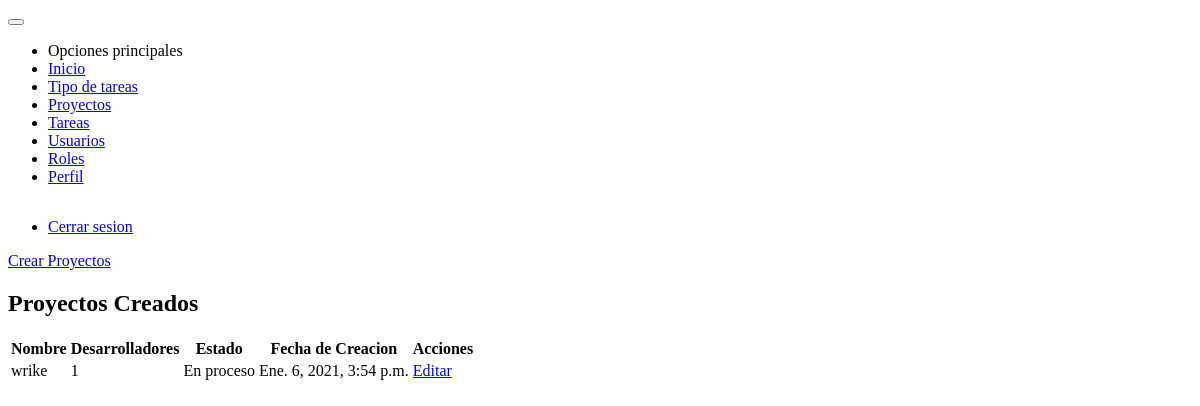
The page /proyectos/ (signed in) on the database as committed earlier.
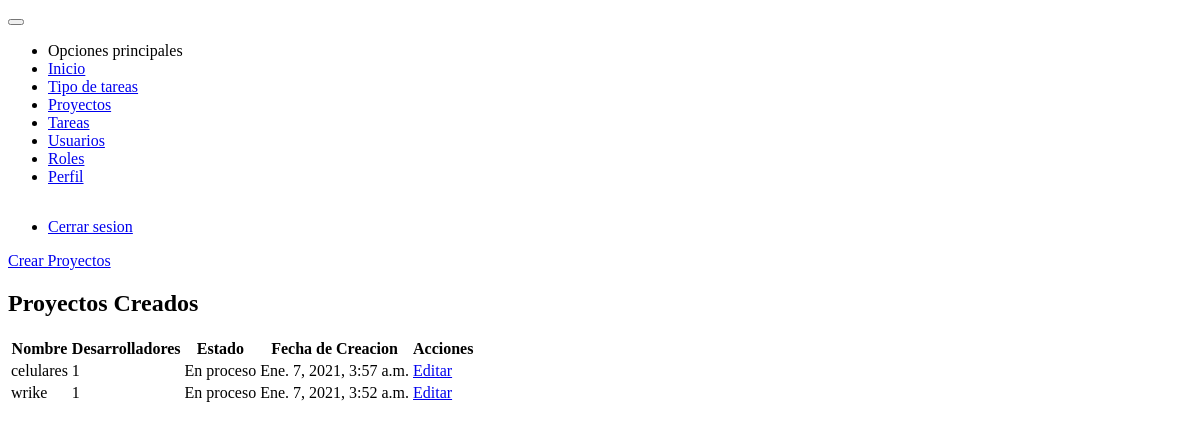
The same page on the database as committed later.
### projects/models.py (models this page shows, shortened)
class Project(models.Model):
    name = models.CharField(max_length=50, unique=True)
    developer = models.ManyToManyField(User)
    status = models.BooleanField(default=False)
    slug = models.SlugField(max_length=50, unique=True)
    percentage = models.IntegerField(default=0)
    created_at = models.DateTimeField(auto_now_add=timezone.now)
    update_at = models.DateTimeField(auto_now=timezone.now)

### projects/views.py (the view)
# urls.py: path('proyectos/', views.ProjectListView.as_view(), name='project'),
class ProjectListView(LoginRequiredMixin, PermissionRequiredMixin, ListView):
    login_url = 'users:login'
    permission_required = 'projects.view_project'
    template_name = 'projects/project.html'
    queryset = Project.objects.all().order_by('-pk')
    def get_queryset(self, *args, **kwargs):
        qs = super().get_queryset(*args, **kwargs)
        is_admin = self.request.user.has_perm('auth.add_group')
        if is_admin:
            return qs.annotate(Count('developer'))
        else:
            return qs.filter(developer=self.request.user).order_by('-pk')
    def get_context_data(self, **kwargs):
        context = super().get_context_data(**kwargs)
        return context

### projects/templates/projects/project.html (shortened to what this page needs)
{% extends 'base.html' %}
{% block content %}
    <div class="card">
        <div class="card-content m-2">
            {% if perms.projects.add_project %}
                <a class="button success" href="{% url 'projects:add_project' %}"> Crear Proyectos</a>
            {% endif %}
            <h2 class="card-title text-center">Proyectos Creados</h2>
            {% include 'projects/snippets/projects.html' %}
        </div>
    </div>
{% endblock %}

### projects/templates/projects/snippets/projects.html (shortened to what this page needs)
<table class="table" data-role="table" data-horizontal-scroll="true" data-table-search-title="Buscar: " data-table-rows-count-title="Cantidad a mostrar" data-search-threshold="25">
    {% if perms.project.view_project %}
        <thead>
            <tr>
                <th>Nombre</th>
                <th>Desarrolladores</th>
                <th>Estado</th>
                <th>Fecha de Creacion</th>
                <th>Acciones</th>
            </tr>
        </thead>
        <tbody>
            {% for projects in object_list %}
                <tr>
                    <td>{{ projects.name }}</td>
                    <td>{{ projects.developer__count }}</td>
                    <td>{{ projects.status|yesno:'Completado,En proceso' }}</td>
                    <td>{{ projects.created_at }}</td>
                    <td>
                        <a href="{% url 'projects:update_project' projects.slug %}" class="button info"> Editar</a>
                    </td>
                </tr>
            {% endfor %}
        </tbody>
    {% endif %}
</table>

Rows that differ between the two databases and show on the page:
added Project: name "celulares", developer__count "1", status "En proceso", created_at "Ene. 7, 2021, 3:57 a.m."
changed Project "wrike": created_at "Ene. 6, 2021, 3:54 p.m." → "Ene. 7, 2021, 3:52 a.m."
